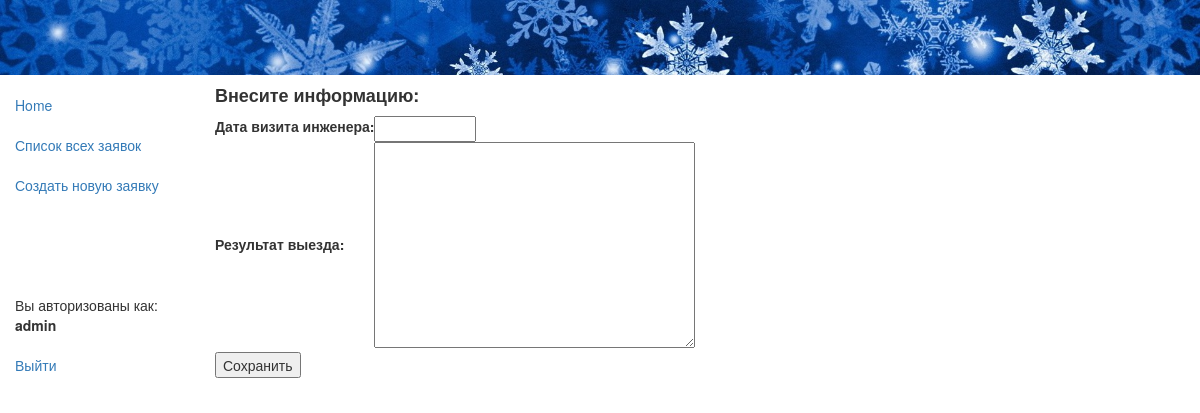
/app/rec/23/update2/ (signed in), run on an earlier commit of the app's database.
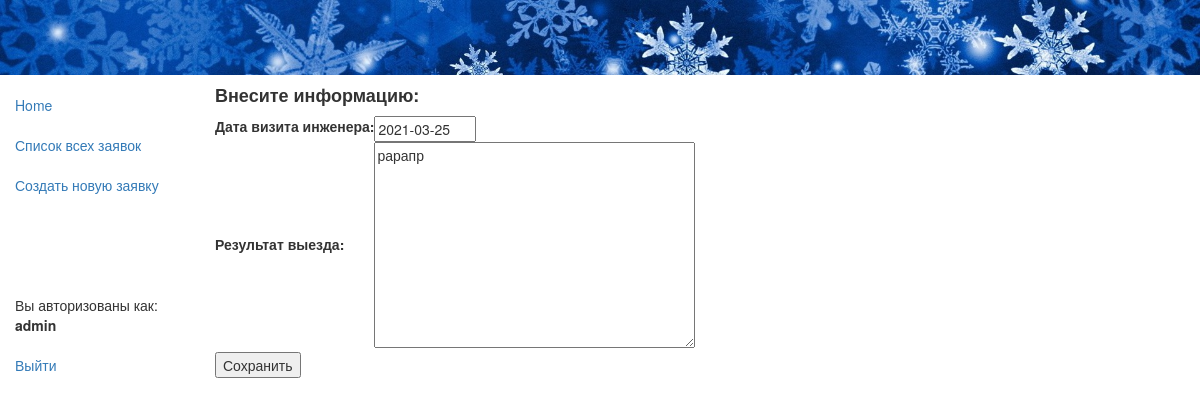
And on a later commit of the database.
### app/models.py (models this page shows, shortened)
class Rec(models.Model):
    status = models.ForeignKey(Status, null=True, on_delete=models.SET_NULL, default=4, verbose_name="Статус заявки")
    rec_date = models.DateField(auto_now_add=True)
    rec_time = models.TimeField(auto_now_add=True)
    staff = models.ForeignKey(Staff, null=True, on_delete=models.SET_NULL, verbose_name='Диспетчер')
    customer = models.CharField(max_length=100, verbose_name="ФИО инициатора заявки")
    rec_num = models.CharField(verbose_name='Номер заявки', max_length=12)
    store = models.ForeignKey(Store, null=True, on_delete=models.SET_NULL, verbose_name="Торговая точка, адрес")
    description = models.TextField(max_length=1000, verbose_name="Содержание заявки")
    trouble = models.ForeignKey(Trouble, null=True, on_delete=models.SET_NULL, verbose_name="Категория неисправности")
    tech = models.ForeignKey(Tech, null=True, on_delete=models.SET_NULL, verbose_name="Сервисный инженер")
    signd = models.DateField(null=True, verbose_name="Дата передачи заявки инженеру")
    signt = models.TimeField(null=True, verbose_name="Время передачи заявки инженеру")
    visit = models.DateField(null=True, verbose_name="Дата визита инженера")
    result = models.TextField(null=True, max_length=1000, verbose_name="Результат выезда")
    form = models.CharField(null=True, max_length=10, verbose_name="Номер заказа-наряда")
    jpg = models.ImageField(upload_to='images', null=True, verbose_name="Скан-копия заказа-наряда")
    class Meta:
        ordering = ['-rec_time'] # отображение заявок в rec-list.html в обратном порядке
        permissions = (("can_create_update", "Может rec_create и rec_update"),
                       ("can_list_detail", "Может rec_list и rec_detail"),
                       )

### app/views.py (the view)
# urls.py: url(r'^rec/(?P<pk>\d+)/update2/$', views.RecUpdate2.as_view(), name='rec_update2'),
class RecUpdate2(PermissionRequiredMixin, UpdateView):
    model = Rec
    form_class = Upd2
    permission_required = 'app.can_create_update'
    initial = {'status': 6}

### app/views.py
class Upd2(forms.ModelForm):
    class Meta:
        model = Rec
        fields = ['status', 'visit', 'result']
        widgets = {'visit': AdminDateWidget(), 'status': HiddenInput()}

### app/templates/app/rec_form.html (shortened to what this page needs)
{% extends "base_generic.html" %}
{% block content %}
<h4><strong>Внесите информацию:</strong></h4>
<form action="" method="post">
    <table>
    {{ form.as_table }}
    </table>
    <input type="submit" value="Сохранить" />
</form>
{% endblock %}

What changed in the data, as far as the page shows it:
now on this page (row edited): Rec: visit "2021-03-25", result "рарапр"
